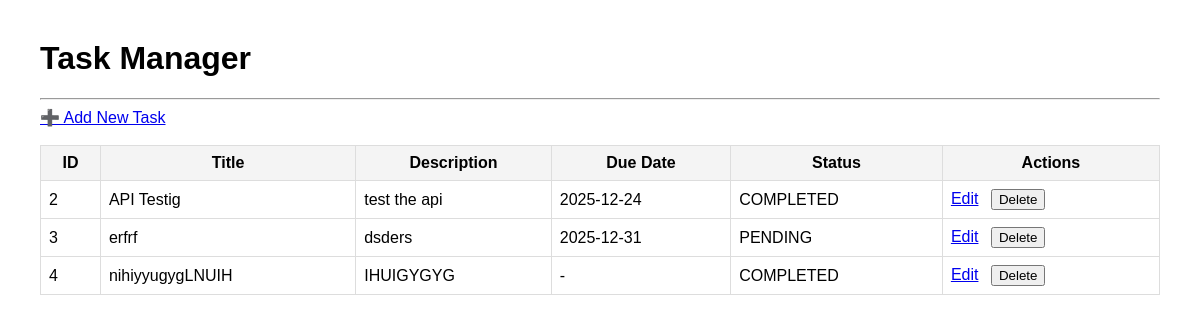
The page / on the database its author committed.
### tables this page shows
CREATE TABLE tasks (
                id INTEGER PRIMARY KEY AUTOINCREMENT,
                title TEXT NOT NULL,
                description TEXT,
                due_date TEXT,
                status TEXT DEFAULT 'PENDING'
            );

### app.py (the view)
@app.route("/")
def task_list():
    conn = get_connection()
    cursor = conn.cursor()
    cursor.execute("SELECT * FROM tasks")
    tasks = cursor.fetchall()
    conn.close()
    return render_template("tasks.html", tasks=tasks)

### db.py (called while the page is built)
def get_connection():
    conn = sqlite3.connect(DATABASE_NAME)
    conn.row_factory = sqlite3.Row
    return conn

### templates/tasks.html
{% extends "base.html" %}
{% block content %}
<a href="/add">➕ Add New Task</a>
<br><br>
{% if tasks %}
<table>
    <thead>
        <tr>
            <th>ID</th>
            <th>Title</th>
            <th>Description</th>
            <th>Due Date</th>
            <th>Status</th>
            <th>Actions</th>
        </tr>
    </thead>
    <tbody>
    {% for task in tasks %}
        <tr>
            <td>{{ task.id }}</td>
            <td>{{ task.title }}</td>
            <td>{{ task.description or "-" }}</td>
            <td>{{ task.due_date or "-" }}</td>
            <td>{{ task.status }}</td>
            <td>
                <a href="/edit/{{ task.id }}">Edit</a>
                <form method="post" action="/delete/{{ task.id }}">
                    <button type="submit">Delete</button>
                </form>
            </td>
        </tr>
    {% endfor %}
    </tbody>
</table>
{% else %}
<p>No tasks available.</p>
{% endif %}
{% endblock %}

### templates/base.html (shortened to what this page needs)
<!DOCTYPE html>
<html lang="en">
<head>
</head>
<body>
<h1>Task Manager</h1>
<hr>
{% block content %}{% endblock %}
</body>
</html>

### templates/base.html (style rules this page uses)
body { font-family: Arial, sans-serif; margin: 40px; }
table { border-collapse: collapse; width: 100%; }
th, td { border: 1px solid #ddd; padding: 8px; }
th { background-color: #f4f4f4; }
a, button { margin-right: 8px; }
form { display: inline; }

### rows shown on the page
tasks: id "2", title "API Testig", description "test the api", due_date "2025-12-24", status "COMPLETED"
tasks: id "3", title "erfrf", description "dsders", due_date "2025-12-31", status "PENDING"
tasks: id "4", title "nihiyyugygLNUIH", description "IHUIGYGYG", due_date "-", status "COMPLETED"
